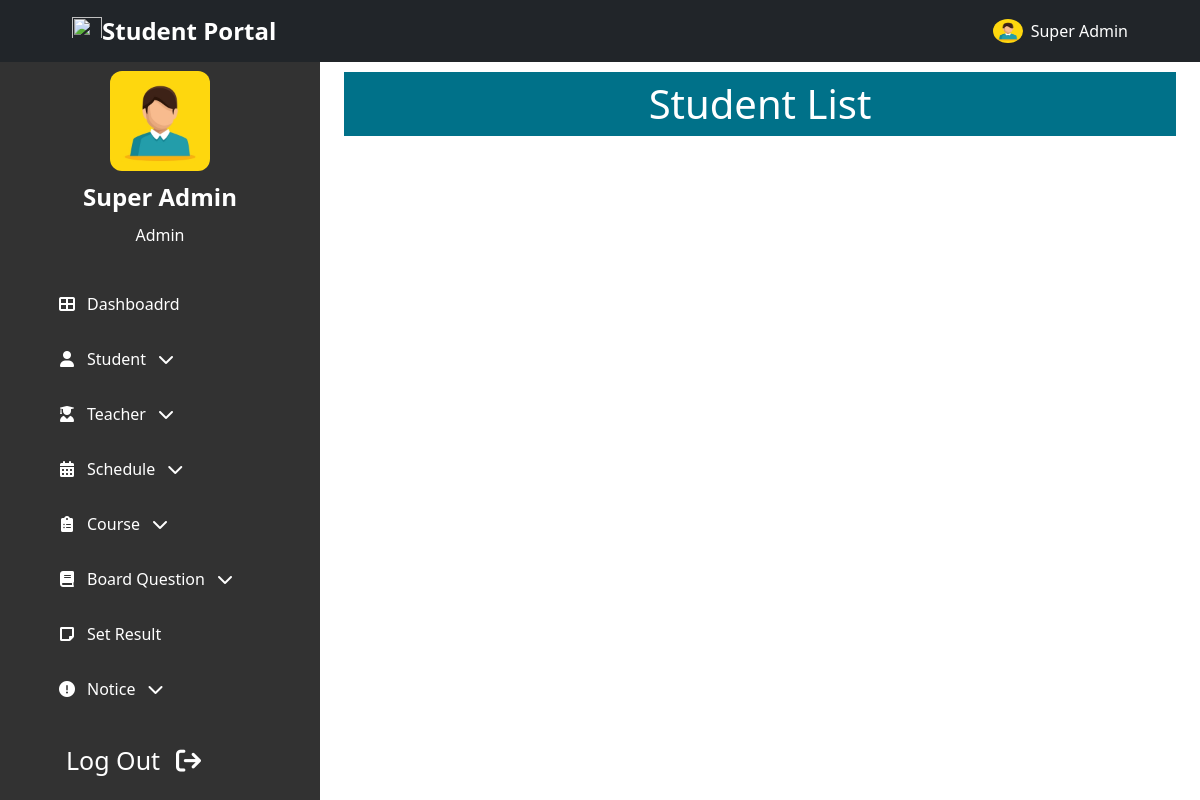
The app's page /admin/student_list.php (signed in), older data.
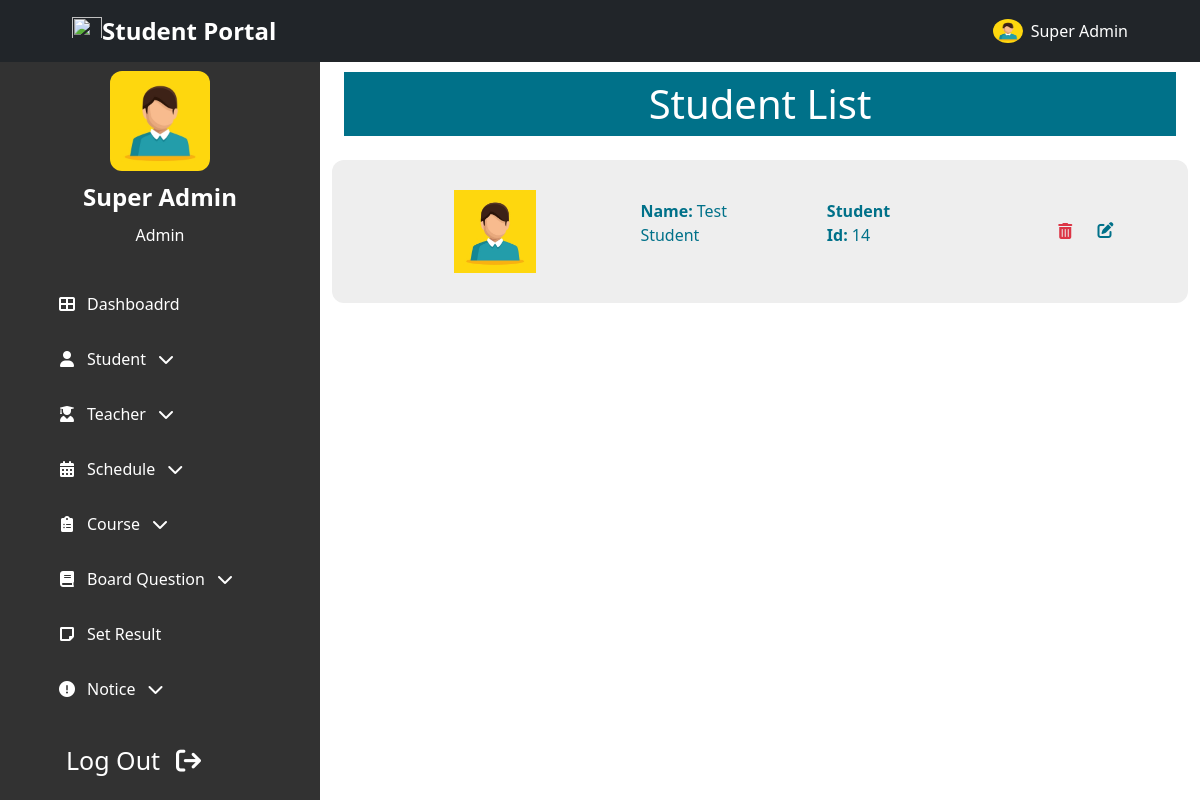
The same page, newer data.
### tables this page shows
CREATE TABLE `Students` (
  `id` int(11) NOT NULL,
  `name` varchar(100) NOT NULL,
  `image` varchar(100) DEFAULT NULL,
  `father` varchar(100) NOT NULL,
  `mother` varchar(100) NOT NULL,
  `nid` bigint(20) DEFAULT NULL,
  `birthreg` bigint(20) DEFAULT NULL,
  `std_id` int(11) NOT NULL,
  `gender` varchar(10) NOT NULL,
  `blood` varchar(5) DEFAULT NULL,
  `religion` varchar(20) DEFAULT NULL,
  `present_addr` text NOT NULL,
  `parma_addr` text NOT NULL,
  `phone` varchar(15) NOT NULL,
  `email` varchar(100) NOT NULL,
  `interests` text DEFAULT NULL,
  `updated_at` timestamp NOT NULL DEFAULT current_timestamp() ON UPDATE current_timestamp(),
  `created_at` timestamp NOT NULL DEFAULT current_timestamp()
);

### admin/backend/student_list.php (called while the page is built, shortened)
<?php
    $sql    =   "SELECT * FROM `Students` WHERE 1";
    $query  =   mysqli_query($conn, $sql);
    $stdns  =   mysqli_fetch_all($query, MYSQLI_ASSOC);
?>

### admin/student_list.php (the view, shortened to what this page needs)
<!DOCTYPE html>
<html lang="en">
<?php
    include "admin_head.php";
    include "backend/student_list.php";
?>
<body class="">
<?php include "../header_nav.php";?>
    <section class="header-container">
        <?php include "admin_sidebar.php";?>
    </section>
    <section id="home-container"  class="home-container active-2"">
        <div class="px-4 py-5 mt-4">
            <h1 class="common-background-2 p-2 text-center">Student List</h1>
            <div class="my-4">
                <?php
                    if(!empty($stdns))
                    {
                        foreach($stdns as $s)
                        {
                ?>
                <div class="common-card row my-2 justify-content-between align-items-center">
                    <div class="col col-10 row justify-content-evenly align-items-center">
                        <div class="col col-8 col-lg-2">
                            <img class="w-100" src="../images/profile.jpg" alt="">
                        </div>
                        <div class="col col-8 col-lg-2">
                            <p><span class="fw-bold pe-1">Name:</span><?php echo $s['name']; ?></p>
                        </div>
                        <div class="col col-8 col-lg-2">
                            <p><span class="fw-bold pe-1">Student Id:</span><?php echo $s['std_id']; ?></p>
                        </div>
                    </div>
                    <div class="col col-2 delete-edit-container">
                        <form method="post" style="display: contents;width: fit-content;">
                            <button type="submit" name="delete" id="delete" class="btn text-danger" value="<?php echo $s['std_id']; ?>">
                                <i class="fas fa-trash-alt px-0 px-lg-2"></i>
                            </button>
                        </form>
                        <a class="no-text-decoration" href="../admin/edit_student.php?id=<?php echo $s['std_id']; ?>">
                            <i class="fas fa-edit"></i>
                        </a>
                    </div>
                </div>
                <?php
                        }
                    }
                ?>
            </div>
        </div>
    </section>
</body>
</html>

Row changes from the older to the newer data that the page shows:
added students: name "Test Student", std "14"
